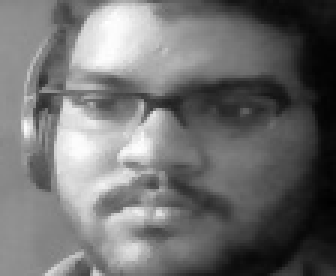
#> input picture database/Siddhant/subject01.(1).jpg, 112 x 92 px (shown 3 times larger)
$ python face_rec_2.py
#> lines starting #> are read from the running program, lines starting #| are printed output that depends on the picture; after the words box and inside, x2 and y2 are one past the last pixel; in counts of white or black regions, pixels touching at a corner belong together
# facerec.py
import cv2, sys, numpy, os
size = 2
fn_haar = 'haarcascade_frontalface_default.xml'
fn_dir = 'database'

# Part 1: Create LBPH recogniser
print('Training...')

# Create a list of images and a list of corresponding names
(images, lables, names, id) = ([], [], {}, 0)

# Get the folders containing the training data
for (root, dirs, files) in os.walk(fn_dir):
    # print(f"Root is{root}")
    # print(f"Directory is{dirs}")
    # print(f"Files is{files}")

    # Loop through each folder named after the subject in the photos
    for subdir in dirs:
        names[id] = subdir
        print(names)
        subjectpath = os.path.join(fn_dir, subdir)
        # print(f"SubjectPath is{subjectpath}")

        # Loop through each photo in the folder
        for filename in os.listdir(subjectpath):

            # Skip non-image formates
            f_name, f_extension = os.path.splitext(filename)
            if(f_extension.lower() not in
                    ['.png','.jpg','.jpeg','.gif','.pgm']):
                print("Skipping "+filename+", wrong file type")
                continue
            path = subjectpath + '/' + filename
            lable = id

            # Add to training data
            images.append(cv2.imread(path, 0))
            #print(images)
            lables.append(int(lable))
        id += 1
#> id = 1
(im_width, im_height) = (112, 92)

# Create a Numpy array from the two lists above
(images, lables) = [numpy.array(lis) for lis in [images, lables]]

# OpenCV trains a model from the images
# NOTE FOR OpenCV2: remove '.face'
model = cv2.face.LBPHFaceRecognizer_create()
model.train(images, lables)


print("Finding the match in training data")
# Part 2: Use LBPH recogniser on camera stream
haar_cascade = cv2.CascadeClassifier(fn_haar)
webcam = cv2.VideoCapture(0)
while True:

    # Loop until the camera is working
    rval = False
    while(not rval):
        # Put the image from the webcam into 'frame'
        (rval, frame) = webcam.read()
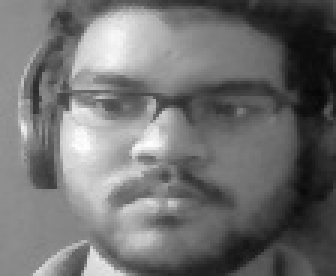
#> input picture database/Siddhant/subject01.(12).jpg, 112 x 92 px, given in place of the camera (shown 3 times larger)
#> frame is the input picture: shape (92, 112, 3); min 6, max 255, mean 112.7
        if(not rval):
            print("Failed to open webcam. Trying again...")

    # Flip the image (optional)
        frame=cv2.flip(frame,1,0)
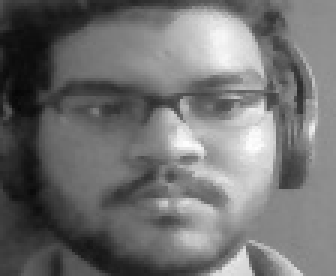
#> frame: shape (92, 112, 3) (shown 3 times larger); min 6, max 255, mean 112.7

    # Convert to grayscalel
        gray = cv2.cvtColor(frame, cv2.COLOR_BGR2GRAY)

    # Resize to speed up detection (optinal, change size above)
        mini = cv2.resize(gray, (int(gray.shape[1] / size), int(gray.shape[0] / size)))
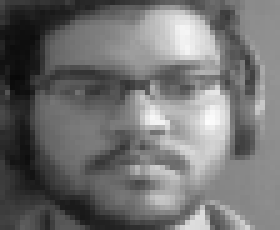
#> mini: shape (46, 56) (shown 5 times larger); min 8, max 252, mean 112.8

    # Detect faces and loop through each one
        faces = haar_cascade.detectMultiScale(mini)
        for i in range(len(faces)):
            face_i = faces[i]

        # Coordinates of face after scaling back by `size`
            (x, y, w, h) = [v * size for v in face_i]
            face = gray[y:y + h, x:x + w]
            face_resize = cv2.resize(face, (im_width, im_height))

            # Try to recognize the face
            prediction = model.predict(face_resize)
            print(prediction)
            cv2.rectangle(frame, (x, y), (x + w, y + h), (0, 255, 0), 3)
#> this loop made 1 pass
#> pass 1, `face = gray[y:y + h, x:x + w]`:
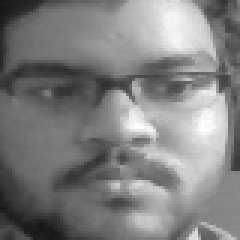
#> face: shape (80, 80) (shown 3 times larger); min 21, max 255, mean 128
#> pass 1, `face_resize = cv2.resize(face, (im_width, im_height))`:
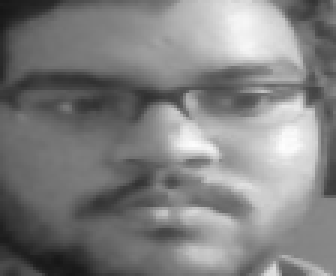
#> face_resize: shape (92, 112) (shown 3 times larger); min 22, max 253, mean 127.9
#> after the loop:
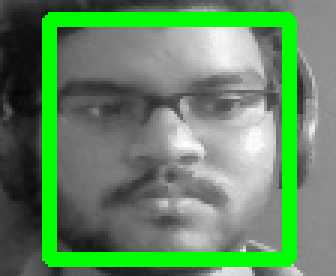
#> frame: shape (92, 112, 3) (shown 3 times larger); 15.41% of pixels changed, all inside (x1, y1, x2, y2) = (14, 4, 99, 89)

        # [1]
        # Write the name of recognized face
        cv2.putText(frame,
           '%s - %.0f' % (names[prediction[0]],prediction[1]),
           (x+25, y-10), cv2.FONT_HERSHEY_PLAIN,1,(255, 255, 255))

    # Show the image and check for ESC being pressed
    cv2.imshow('OpenCV', frame)
    key = cv2.waitKey(10)
#> (key Esc is pressed here)
    if key == 27:
        break
